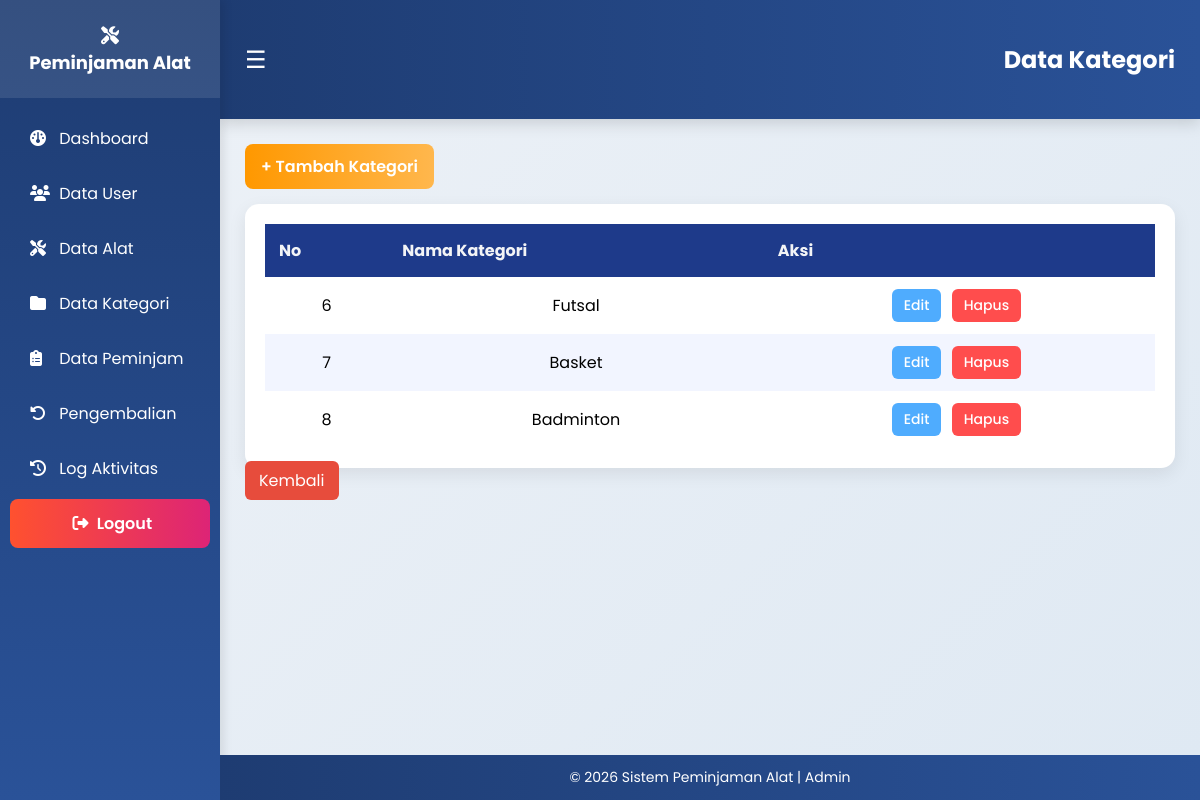
The app's page /views/admin/kategori/tampil_data_kategori.php (signed in) with its own data.
### tables this page shows
CREATE TABLE `kategori` (
  `id_kategori` int NOT NULL,
  `nama_kategori` varchar(100) DEFAULT NULL
);

### models/m_koneksi.php (called while the page is built, shortened)
<?php
class m_koneksi{
    private $host = "localhost",
        $username = "root",
        $pass = "",
        $db = "ukk_1_muhamadfareski";
    function __construct() {
        $this->koneksi = mysqli_connect($this->host, $this->username, $this->pass, $this->db);
    }
}
?>

### models/m_kategori.php (called while the page is built, shortened)
<?php
include_once __DIR__ . "/m_koneksi.php";
class m_kategori {
    private $koneksi;
    public function __construct(){
        $db = new m_koneksi();
        $this->koneksi = $db->koneksi;
    }
    public function getAll(){
        $sql = "SELECT * FROM kategori ORDER BY id_kategori ASC";
        return mysqli_query($this->koneksi, $sql);
    }
}

### controllers/c_kategori.php (called while the page is built, shortened)
<?php
include_once __DIR__ . "/../models/m_kategori.php";
class c_kategori {
    public $model;
    public function __construct(){
        $this->model = new m_kategori();
    }
    public function index(){
        return $this->model->getAll();
    }
}

### views/admin/kategori/tampil_data_kategori.php (the view, shortened to what this page needs)
<?php
include_once __DIR__ . '/../../../controllers/c_kategori.php';
$controller = new c_kategori();
$data = $controller->index();
?>
<?php include __DIR__ . '/../../layouts/header.php'; ?>
<?php include __DIR__ . '/../../layouts/sidebar.php'; ?>
<div class="header">
    <span class="menu-btn" onclick="toggleMenu()">☰</span>
    <h2 style="display:inline;">Data Kategori</h2>
</div>
<div class="container" style="min-height:80vh;">
<a href="tambah_kategori.php" class="btn-tambah">+ Tambah Kategori</a>
<div class="table-wrapper">
<table>
    <thead>
        <tr>
            <th>No</th>
            <th>Nama Kategori</th>
            <th>Aksi</th>
        </tr>
    </thead>
    <tbody>
    <?php while($row = mysqli_fetch_assoc($data)){ ?>
    <tr>
        <td><?= $row['id_kategori'] ?></td>
        <td><?= $row['nama_kategori'] ?></td>
        <td>
            <a href="edit_kategori.php?id=<?= $row['id_kategori'] ?>">Edit</a>
            <a href="?hapus=<?= $row['id_kategori'] ?>"
               class="hapus"
               onclick="return confirm('Yakin hapus?')">
               Hapus
            </a>
        </td>
    </tr>
    <?php } ?>
    </tbody>
</table>
</div>
<a href="../dashboard.php" class="btn-kembali">Kembali</a>
</div>
<?php include __DIR__ . '/../../layouts/footer.php'; ?>

### views/layouts/header.php (style rules this page uses)
* { box-sizing:border-box; font-family:'Poppins', sans-serif; }
body { margin:0; background:linear-gradient(135deg,#eef2f7,#dfe9f3); }
.header { background:linear-gradient(90deg,#1e3c72,#2a5298); color:white; padding:22px 25px; margin-left:220px; display:flex; align-items:center; justify-content:space-between; box-shadow:0 4px 15px rgba(0,0,0,.15); }
.menu-btn { font-size:24px; cursor:pointer; }
.table-wrapper { background:white; padding:20px; border-radius:14px; box-shadow:0 6px 18px rgba(0,0,0,0.08); overflow-x:auto; }
table { width:100%; border-collapse:collapse; }
th,td { padding:12px; text-align:center; }
th { background:#1e3c72; color:white; }
tr:nth-child(even) { background:#f2f5ff; }
.btn-tambah { display:inline-block; padding:10px 16px; background:linear-gradient(90deg,#ff9800,#ffb74d); color:white; border-radius:8px; text-decoration:none; font-weight:600; margin-bottom:15px; }
.btn-kembali { background:#e74c3c; color:white; padding:8px 14px; text-decoration:none; border-radius:6px; }
.card, .table-wrapper { animation:fadeIn .5s ease-in-out; }
.container { margin-left:220px; padding:25px; transition:.3s; }
td a { display:inline-block; padding:6px 12px; border-radius:6px; font-size:14px; font-weight:500; text-decoration:none; margin-right:6px; }
td a:not(.hapus) { background:#4facfe; color:white; }
td a.hapus { background:#ff4d4d; color:white; }

### views/admin/kategori/tampil_data_kategori.php (style rules this page uses)
.table-wrapper table thead th { background-color: #1E3A8A !important; color: #F3F4F6 !important; padding:14px; text-align:left; }

### records on screen
kategori: id_kategori "6", nama_kategori "Futsal"
kategori: id_kategori "7", nama_kategori "Basket"
kategori: id_kategori "8", nama_kategori "Badminton"
